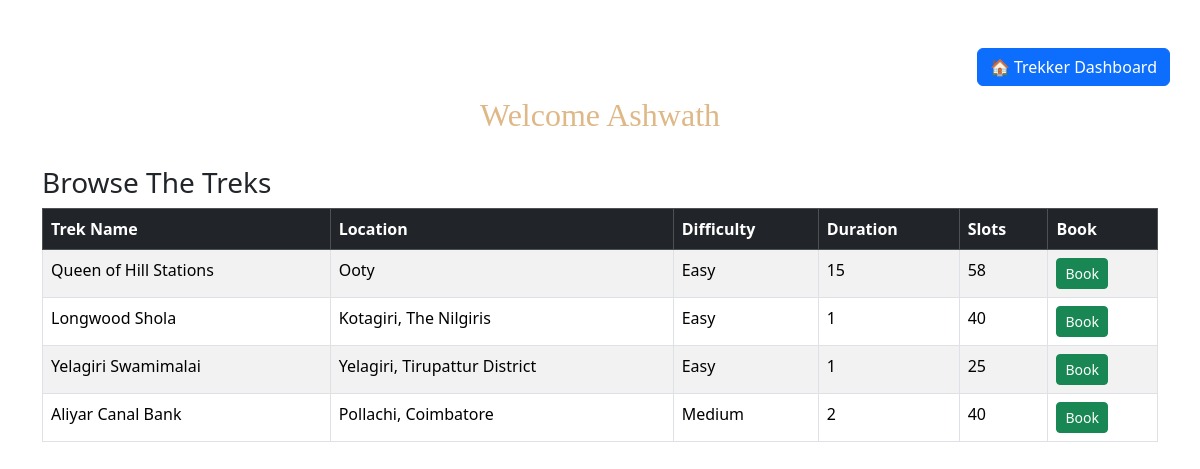
The page /browse_treks (signed in) on the database as committed earlier.
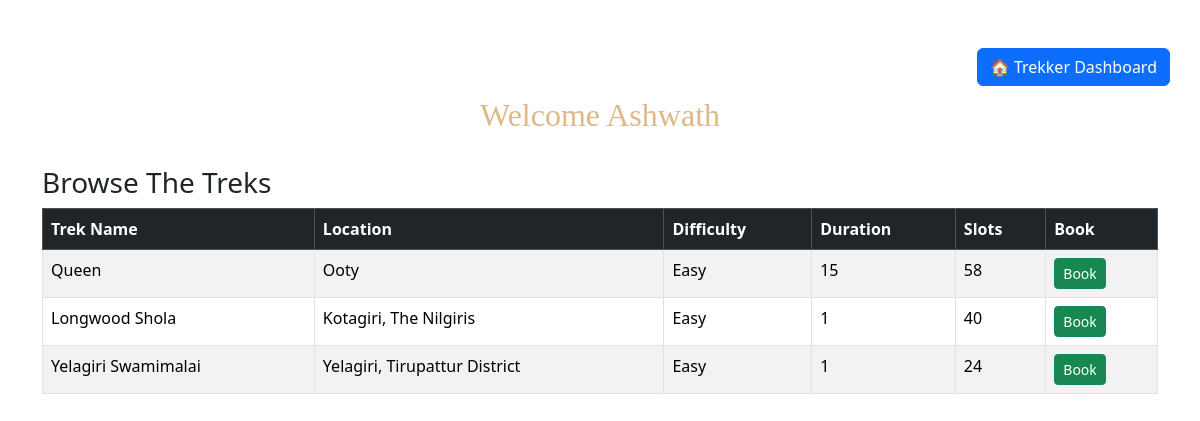
The same page on the database as committed later.
### models.py (models this page shows)
class Trek(db.Model):
    id = db.Column(db.Integer, primary_key=True)
    trek_name = db.Column(db.String(100), nullable=False)
    location = db.Column(db.String(100), nullable=False)
    difficulty = db.Column(db.String(20), nullable=False)
    duration = db.Column(db.Integer, nullable=False)
    available_slots = db.Column(db.Integer, nullable=False)
    status = db.Column(db.String(20), nullable=False, default="Pending")
    start_date = db.Column(db.Date, nullable=False)
    end_date = db.Column(db.Date, nullable=False)
    assigned_staff_id = db.Column(db.Integer, db.ForeignKey("staff_profile.id"), nullable=True)

### app.py (the view)
@app.route("/browse_treks")
def browse_treks():
    if "user_id" not in session:
        return redirect("/login")
    if session["role"] != "Trekker":
        return "Access Denied!"
    user = User.query.get(session["user_id"])
    treks = Trek.query.filter(
    Trek.status == "Open",
    Trek.available_slots > 0).all()
    return render_template(
        "browse_treks.html",
        treks=treks,
        user=user
    )

### templates/browse_treks.html (shortened to what this page needs)
<!DOCTYPE html>
<html lang="en">
<head>
    <link href="https://cdn.jsdelivr.net/npm/bootstrap@5.3.3/dist/css/bootstrap.min.css"
    rel="stylesheet">
</head>
<body>
<div class="container mt-5 position-relative">
        <a href="/trekker_dashboard" class="btn btn-primary position-absolute top-0 end-0">
            🏠 Trekker Dashboard
        </a>
        <div class="pt-5">
            <h2 class= "text-center", style="color: burlywood; font-family: 'Times New Roman', Times, serif; ">Welcome {{ user.username }}</h2><br>
            <h3>Browse The Treks </h3>
            <table class="table table-bordered table-striped table-hover">
            <thead class="table-dark">
                <tr>
                    <th>Trek Name</th>
                    <th>Location</th>
                    <th>Difficulty</th>
                    <th>Duration</th>
                    <th>Slots</th>
                    <th>Book</th>
                </tr>
            </thead>
            <tbody>
                {% for trek in treks %}
                <tr>
                    <td>{{ trek.trek_name }}</td>
                    <td>{{ trek.location }}</td>
                    <td>{{ trek.difficulty }}</td>
                    <td>{{ trek.duration }}</td>
                    <td>{{ trek.available_slots }}</td>
                    <td>
                        <a href="/book_trek/{{ trek.id }}"class="btn btn-success btn-sm">
                            Book</a>
                    </td>
                </tr>
                {% endfor %}
            </tbody>
        </table>
    </div>
</div>
</body>
</html>

Rows that differ between the two databases and show on the page:
removed Trek: trek_name "Aliyar Canal Bank", location "Pollachi, Coimbatore", difficulty "Medium", duration "2", available_slots "40"
changed Trek "Ooty": trek_name "Queen of Hill Stations" → "Queen"
changed Trek "Yelagiri Swamimalai": available_slots "25" → "24"
